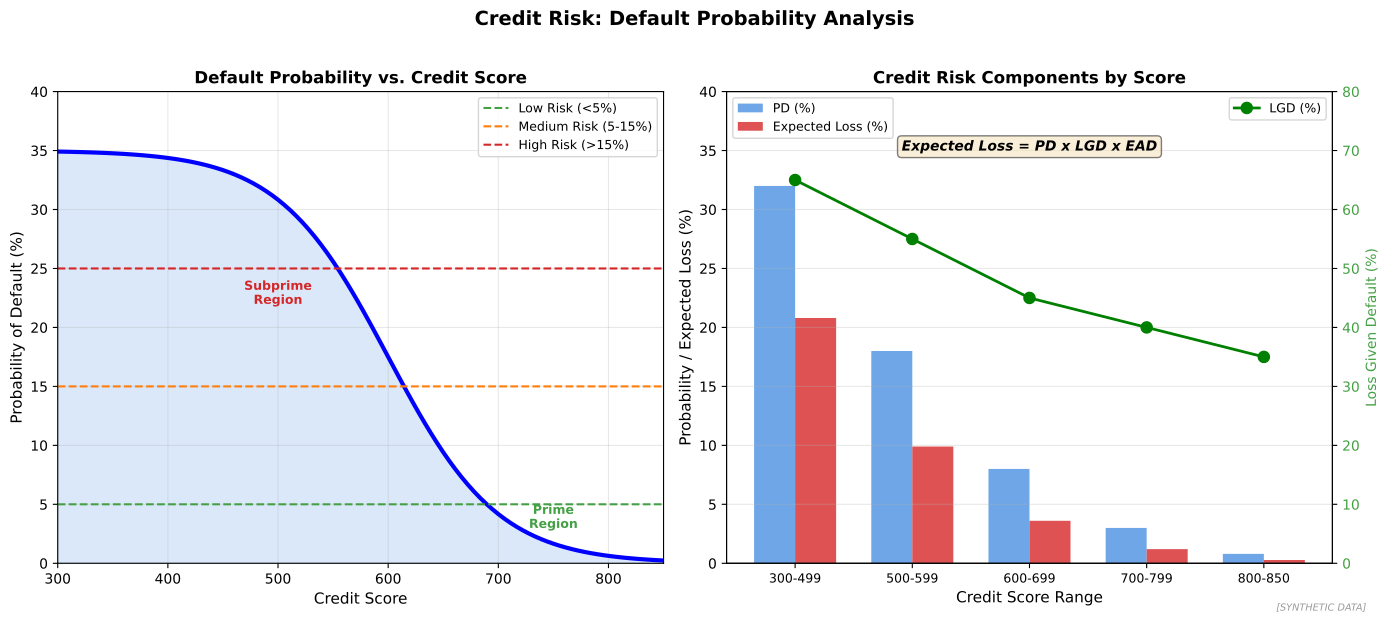

Generate this figure with Python:
"""
Default Probability Curve
Probability of default vs credit score

Output: default_probability_curve.pdf
Module: module_03_ai_ml
Lesson: 30 - Credit Scoring
"""

from pathlib import Path
import matplotlib.pyplot as plt
import numpy as np

CHART_METADATA = {
    'title': 'Default Probability Curve',
    'module': 'module_03_ai_ml',
    'lesson': 30,
    'url': 'https://github.com/Digital-AI-Finance/digital-finance/tree/main/module_03_ai_ml/figures/default_probability_curve'
}

plt.rcParams.update({'font.size': 10, 'axes.labelsize': 10})

def create_chart():
    fig, axes = plt.subplots(1, 2, figsize=(14, 6))

    # PD Curve
    ax1 = axes[0]
    scores = np.linspace(300, 850, 100)

    # Logistic function for PD
    def pd_curve(score, k=0.02, x0=600):
        return 1 / (1 + np.exp(k * (score - x0)))

    pd = pd_curve(scores) * 0.35  # Scale to max ~35%

    ax1.plot(scores, pd * 100, 'b-', linewidth=3)
    ax1.fill_between(scores, 0, pd * 100, alpha=0.2, color='#4A90E2')

    # Add threshold lines
    ax1.axhline(y=5, color='#44A044', linestyle='--', linewidth=1.5, label='Low Risk (<5%)')
    ax1.axhline(y=15, color='#FF7F0E', linestyle='--', linewidth=1.5, label='Medium Risk (5-15%)')
    ax1.axhline(y=25, color='#D62728', linestyle='--', linewidth=1.5, label='High Risk (>15%)')

    ax1.set_xlabel('Credit Score', fontsize=11)
    ax1.set_ylabel('Probability of Default (%)', fontsize=11)
    ax1.set_title('Default Probability vs. Credit Score', fontsize=12, fontweight='bold')
    ax1.legend(loc='upper right', fontsize=9)
    ax1.set_xlim(300, 850)
    ax1.set_ylim(0, 40)
    ax1.grid(True, alpha=0.3)

    # Annotate key points
    ax1.annotate('Subprime\nRegion', xy=(500, 22), fontsize=9, ha='center',
                color='#D62728', fontweight='bold')
    ax1.annotate('Prime\nRegion', xy=(750, 3), fontsize=9, ha='center',
                color='#44A044', fontweight='bold')

    # Loss Given Default and Expected Loss
    ax2 = axes[1]
    score_buckets = ['300-499', '500-599', '600-699', '700-799', '800-850']
    pd_values = [32, 18, 8, 3, 0.8]
    lgd = [65, 55, 45, 40, 35]  # Loss given default (%)
    el = [pd * lg / 100 for pd, lg in zip(pd_values, lgd)]  # Expected loss

    x = np.arange(len(score_buckets))
    width = 0.35

    bars1 = ax2.bar(x - width/2, pd_values, width, label='PD (%)', color='#4A90E2', alpha=0.8)
    bars2 = ax2.bar(x + width/2, el, width, label='Expected Loss (%)', color='#D62728', alpha=0.8)

    # Add LGD as line
    ax2_twin = ax2.twinx()
    ax2_twin.plot(x, lgd, 'go-', linewidth=2, markersize=8, label='LGD (%)')
    ax2_twin.set_ylabel('Loss Given Default (%)', fontsize=10, color='#44A044')
    ax2_twin.tick_params(axis='y', labelcolor='#44A044')
    ax2_twin.set_ylim(0, 80)

    ax2.set_xlabel('Credit Score Range', fontsize=11)
    ax2.set_ylabel('Probability / Expected Loss (%)', fontsize=11)
    ax2.set_title('Credit Risk Components by Score', fontsize=12, fontweight='bold')
    ax2.set_xticks(x)
    ax2.set_xticklabels(score_buckets, fontsize=9)
    ax2.legend(loc='upper left', fontsize=9)
    ax2_twin.legend(loc='upper right', fontsize=9)
    ax2.set_ylim(0, 40)
    ax2.yaxis.grid(True, alpha=0.3)

    # Formula annotation
    ax2.text(2, 35, 'Expected Loss = PD x LGD x EAD', fontsize=10,
            fontweight='bold', ha='center', style='italic',
            bbox=dict(boxstyle='round', facecolor='wheat', alpha=0.5))

    fig.suptitle('Credit Risk: Default Probability Analysis', fontsize=14, fontweight='bold', y=1.02)
    fig.text(0.98, 0.02, '[SYNTHETIC DATA]', fontsize=7, color='#999999', ha='right', style='italic')
    plt.tight_layout()

    output_path = Path(__file__).parent / 'default_probability_curve.pdf'
    plt.savefig(output_path, format='pdf', dpi=300, bbox_inches='tight')
    plt.close()
    print(f"Chart saved to: {output_path}")
    return output_path

if __name__ == '__main__':
    create_chart()
